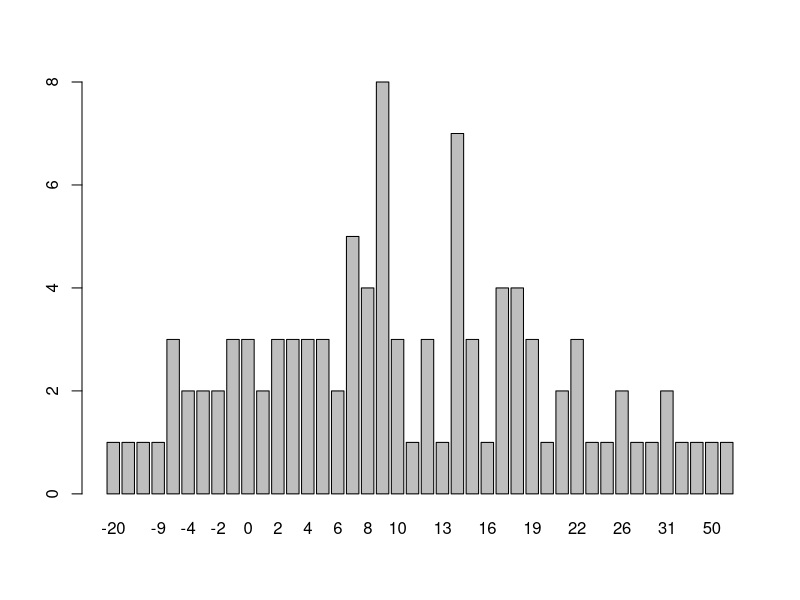

Reproduce this figure in R.
# Ejercicios "BASIC"

# 3 - Write a R program to create a sequence of numbers from 20 to 50 and find the mean of numbers from 20 to 60
# and sum of numbers from 51 to 91

seq(20, 50) # sequence from 20 to 50

mean(seq(20,60)) # mean of numbers from 20 to 60

sum(seq(51,91)) # sum of numbers from 51 to 91

# 4 - Write a R program to create a vector which contains 10 random integer values between -50 and 50

sample(seq(-50, 50), 10) # Create a random sample of numbers from -50 to 50

# 5 - Write a R program to get the first 10 fibonacci numbers

numbers <- numeric(10)
numbers[1] <- numbers[2] <- 1
for (i in 3:10)
  numbers[i] <- numbers[i -2] + numbers[i -1]
numbers

# 7 - Write a R program to print the numbers from 1 to 100 and print 'Fizz' for multiples of 3
# Print 'buzz' for multiples of 5
#Print 'FizzBuzz' for multiples of both

seq_100 <- seq(1, 100)

for (i in seq_100) {
  if (i %% 3 == 0 & i %% 5 == 0)
  {print("FizzBuzz")}
  else if (i %% 3 == 0)
  {print("Fizz")}
  else if (i %% 5 == 0)
  {print("Buzz")}
}

# 9 - Write a R program to find the factors of a given number
# Use a for loop to iterate through the numbers

factor_of_number <- function(number){
  for (i in 1:number){
    if ((number %% i) == 0){
      print(i)
    }
  }
}

factor_of_number(number = 20)

# 10 - Write a R program to find the maximum and the minimum value of a given vector

find_max_and_min <- function(vector){
  max_value <- max(vector)
  min_value <- min(vector)
  print('Max value:')
  print(max_value)
  print('min value:')
  print(min_value)
}

find_max_and_min(vector=c(2, 5, 6, 90))

# 13 - Write a R program to create a list of random numbers in normal distribution and count occurrences of each value

random_numbers <- floor(rnorm(100, 10, 10))
random_numbers

table(random_numbers) # To count the occurrences of each value

# 15 - Write a R program to create three vectors numeric data, character data and logical data. Display the content of the vectors and their type

numeric_vector <- c(1, 3, 5, 7, 9)
character_vector <- c('hola', 'adios', 'hasta luego', 'ahora nos vemos', 'k ase')
logical_data <- c(T, F, F, F, T)

vectors_list <- list(numeric_vector, character_vector, logical_data)

for (i in 1:(length(vectors_list))){
  print(vectors_list[[i]])
  print(class(vectors_list[[i]]))
}

# 22 - Write a R program to create bell curve of a random normal distribution
random_numbers <- floor(rnorm(100, 10, 10))
table_random_numbers <- table(random_numbers) # Gets the counts of each value
barplot(table_random_numbers)

# 25 - Write a R program to create a Dataframe which contain details of 5 employees and display the details

employees_df <- data.frame(Name = c('Dio', 'Gabriel', 'Clara', 'El resto'),
                           Age = c(27, 28, 26, 200),
                           Location = c('Madrid', 'Extremadura', 'Andalucía', 'España'))

summary(employees_df)